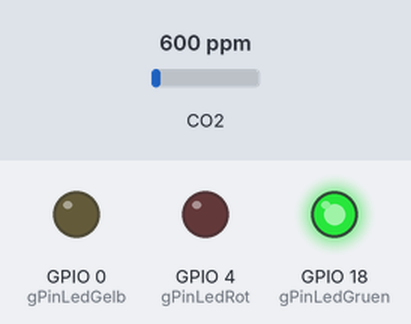
This sketch was run on a simulated ESP32. Parts: output pins drawn as LEDs (lit = HIGH). The inputs (shaded band) are chosen by the test bench; at power-on: CO2 600 ppm. WiFi joins after 1.5 s; servers stay silent unless stated; no MQTT or app messages arrive unless stated; what the sketch prints to the serial monitor is not drawn.

Above: at 2.7 s.
2.8 s: CO2 set to 775 ppm
5.5 s: CO2 set to 830 ppm
At 6.7 s:
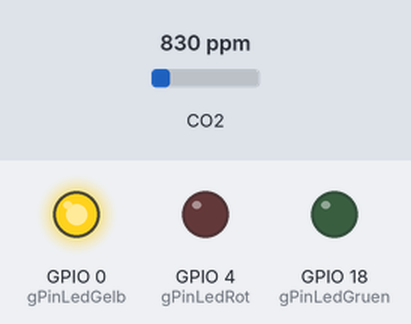
8.2 s: CO2 set to 1360 ppm
10.9 s: CO2 set to 1423 ppm
At 12.5 s:
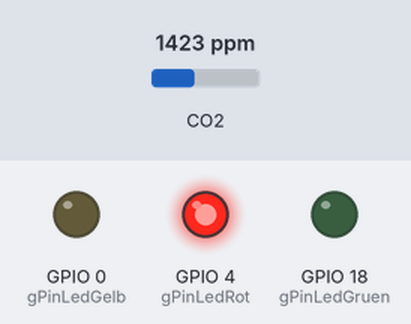
13.6 s: CO2 set to 452 ppm
At 14.8 s:
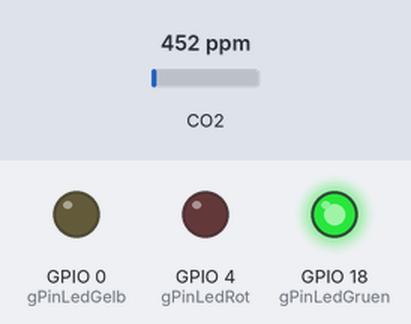
16.3 s: CO2 set to 1050 ppm
At 18.2 s:
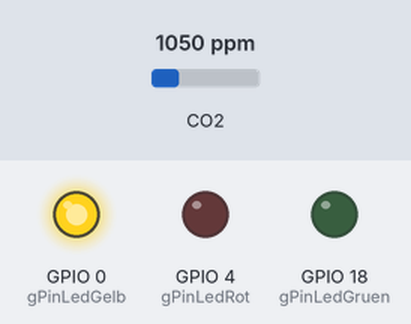
Timing chart, 0 to 19.7 s (numbered marks = the images above; inputs shaded):
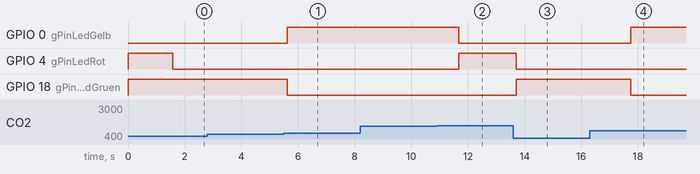

The sketch:

co2Ampel.ino
```cpp
#include <WiFi.h>
#include <PubSubClient.h>
#include <MHZ19.h>
#include <HardwareSerial.h>
#include <string.h>

const char* gSSID = "IphoneLeon";
const char* gPasswort = "12345678";
const char* gMQTT_Broker = "leonw.loseyourip.com";

const int gPinLedGruen = 18;
const int gPinLedGelb = 0;
const int gPinLedRot = 4;

const int RX_PIN = 16;  // ESP32 empfängt
const int TX_PIN = 17;  // ESP32 sendet

WiFiClient espClient;
PubSubClient mqtt_client(espClient);
MHZ19 co2Sensor;

HardwareSerial mySerial(1);  // UART1

void setup_wifi() {
  WiFi.begin(gSSID, gPasswort);
  while(WiFi.status() != WL_CONNECTED) {
    Serial.println("Versuche Wlan-Verbindung…");
    zeigeFehler(gPinLedGruen);
    delay(500);
  }
  Serial.print("Verbunden");
}

void reconnect() {
  while(!mqtt_client.connected()) {
    Serial.print("Versuche MQTT-Verbindung…");
    String vClientId = "ESP32_CO2_" + WiFi.macAddress();
    if(mqtt_client.connect(vClientId.c_str())) {
      Serial.println(" verbunden!");
    } else {
      Serial.print(" fehlgeschlagen, rc=");
      Serial.print(mqtt_client.state());
      Serial.println(" => erneuter Versuch in 5s");
      zeigeFehler(gPinLedGelb);
      delay(5000);
    }
  }
}

void setup() {
  pinMode(gPinLedGruen, OUTPUT);
  pinMode(gPinLedGelb, OUTPUT);
  pinMode(gPinLedRot, OUTPUT);

  Serial.begin(115200); // Seriellen Monitor
  Serial.println("Starte CO2-Messung...");

  mySerial.begin(9600, SERIAL_8N1, RX_PIN, TX_PIN); // Sensor
  co2Sensor.begin(mySerial);  // Hier wird der Standard-Serial Port verwendet

  // Optional: Auto-Kalibrierung deaktivieren
  co2Sensor.autoCalibration(false);

  setup_wifi();
  mqtt_client.setServer(gMQTT_Broker, 1883);
}

void schalteAlleLedsAus() {
  digitalWrite(gPinLedGruen, LOW);
  digitalWrite(gPinLedGelb, LOW);
  digitalWrite(gPinLedRot, LOW);
}

void sprecheZugehoerigeLedBeiWertAn(int pPPM) {
  schalteAlleLedsAus();

  if(pPPM <= 800) {
    digitalWrite(gPinLedGruen, HIGH);
  } else if (pPPM <= 1400) {
    digitalWrite(gPinLedGelb, HIGH);
  } else {
    digitalWrite(gPinLedRot, HIGH);
  }
}

void zeigeFehler(int pExtraPin) {
  schalteAlleLedsAus();
  digitalWrite(gPinLedRot, HIGH);
  if(pExtraPin >= 0) {
    digitalWrite(pExtraPin, HIGH);
  }
}

bool sendeDatenAnBroker(int pPPM) {
  char vPayload[10];
  snprintf(vPayload, sizeof(vPayload), "%d", pPPM);  // wandelt int in char[]
  return mqtt_client.publish("co2/ppm", vPayload);
}

void loop() {
  if(WiFi.status() != WL_CONNECTED) {
    setup_wifi();
  }
  if(!mqtt_client.connected()) {
    reconnect();
  }
  mqtt_client.loop();

  int vAktuellerCo2Wert = co2Sensor.getCO2();  // Hole CO2-Wert

  if(vAktuellerCo2Wert > 0) {  // Gültiger Messwert
    Serial.print("CO2: ");
    Serial.print(vAktuellerCo2Wert);
    Serial.println(" ppm");
    sendeDatenAnBroker(vAktuellerCo2Wert);
    sprecheZugehoerigeLedBeiWertAn(vAktuellerCo2Wert);
  } else {
    Serial.println("Fehler beim Auslesen des Sensors.");
  }

  delay(2000); // 2 Sekunden warten
}
```

Measured:
- the behaviour switches between 800 and 801 ppm on CO2 (found by bisection; images 0 and 1)
- the behaviour switches between 1400 and 1401 ppm on CO2 (found by bisection; images 1 and 2)
- after the input at 5.5 s, GPIO 0 (gPinLedGelb): LOW → HIGH after 0.12 s; GPIO 18 (gPinLedGruen): HIGH → LOW after 0.12 s
- after the input at 10.9 s, GPIO 0 (gPinLedGelb): HIGH → LOW after 0.78 s; GPIO 4 (gPinLedRot): LOW → HIGH after 0.78 s
- after the input at 13.6 s, GPIO 4 (gPinLedRot): HIGH → LOW after 0.10 s; GPIO 18 (gPinLedGruen): LOW → HIGH after 0.10 s
- after the input at 16.3 s, GPIO 0 (gPinLedGelb): LOW → HIGH after 1.4 s; GPIO 18 (gPinLedGruen): HIGH → LOW after 1.4 s
